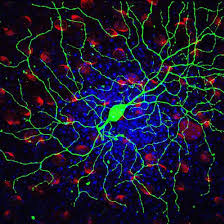
#> input picture Ejercicios laboratorio Universidad (1)/F1.png, 224 x 224 px
$ python 'Ejercicio 3.py'
#> lines starting #> are read from the running program, lines starting #| are printed output that depends on the picture
from PIL import Image
import colorsys

def HSVColor(img):
    r,g,b = img.split()
    Hdat = []
    Sdat = []
    Vdat = []
    for rd,gn,bl in zip(r.getdata(),g.getdata(),b.getdata()) :
        h,s,v = colorsys.rgb_to_hsv(rd/255.,gn/255.,bl/255.)
        Hdat.append(int(h*255))
        Sdat.append(int(s*255))
        Vdat.append(int(v*255))
    r.putdata(Hdat)
    g.putdata(Sdat)
    b.putdata(Vdat)
    return Image.merge('RGB',(r,g,b))

def Separa(modo,cont,imagen,carga,ruta,titulo):
    v1=Image.new(modo,imagen.size,"white");
    v2=Image.new(modo,imagen.size,"white");
    v3=Image.new(modo,imagen.size,"white")

    v1.save(ruta+modo[0:1]+"_"+titulo);
    v2.save(ruta+modo[1:2]+"_"+titulo);
    v3.save(ruta+modo[2:3]+"_"+titulo)

    v1=Image.open(ruta+modo[0:1]+"_"+titulo);
    v2=Image.open(ruta+modo[1:2]+"_"+titulo);
    v3=Image.open(ruta+modo[2:3]+"_"+titulo)

    c_v1=v1.load(); c_v2=v2.load(); c_v3=v3.load();

    if (cont==4):
        v4=Image.new(modo,imagen.size,"white")
        v4.save(ruta+modo[3:4]+"_"+titulo)
        v4=Image.open(ruta+modo[3:4]+"_"+titulo)
        c_v4=v4.load()

    for x in range(imagen.size[0]):
        for y in range(imagen.size[1]):
            if(cont==3):
                c_v1[x,y]=(carga[x,y][0],0,0)
                c_v2[x,y]=(0,carga[x,y][1],0)
                c_v3[x,y]=(0,0,carga[x,y][2])
            else:
                c_v1[x,y]=(carga[x,y][0],0,0,190)
                c_v2[x,y]=(0,carga[x,y][1],0,190)
                c_v3[x,y]=(0,0,carga[x,y][2],190)
                c_v4[x,y]=(0,0,0,carga[x,y][3])

    v1.save(ruta+modo[0:1]+"_"+titulo)
    v2.save(ruta+modo[1:2]+"_"+titulo)
    v3.save(ruta+modo[2:3]+"_"+titulo)
    if cont==4: v4.save(ruta+modo[3:4]+"_"+titulo)

fotos=["F1.png","F2.png","F3.png","F4.png","F5.png","F6.png"]

#GREY
for i in range(len(fotos)):
    imagen= Image.open(fotos[i]).convert("L")
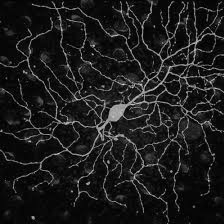
#> imagen: PIL image 224x224 L; min 0, max 220, mean 27.9
    imagen.save("img_ejer3/GREY_"+fotos[i])
#> pass 2 of the loop `for i in range(len(fotos)):`:
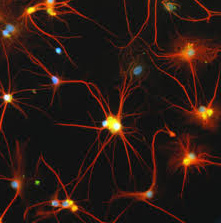
#> input picture Ejercicios laboratorio Universidad (1)/F2.png, 221 x 223 px
#> pass 3 of the loop `for i in range(len(fotos)):`:
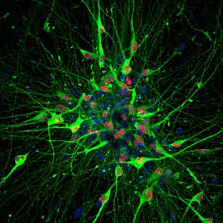
#> input picture Ejercicios laboratorio Universidad (1)/F3.png, 223 x 223 px
#> the loop made 6 passes; the first 3 are shown
#RGB
for i in range(len(fotos)):
    imagen=Image.open(fotos[i])
#> imagen is the input picture: PIL image 224x224 RGBA; mean R, G, B, A 25.3, 25.7, 46.1, 255
    carga=imagen.load()
    Separa("RGB",3,imagen,carga,"img_ejer3/RGB/",fotos[i])
#> in Separa, `v1=Image.new(modo,imagen.size,"white");`: v1: PIL image 224x224 RGB; every value is 255
    imagen.save("img_ejer3/RGB/RGB_"+fotos[i])
#> pass 2 of the loop `for i in range(len(fotos)):`:
#> imagen is the input picture: PIL image 221x223 RGBA; mean R, G, B, A 44.2, 26.3, 19.6, 255
#> v1: PIL image 221x223 RGB; every value is 255
#> pass 3 of the loop `for i in range(len(fotos)):`:
#> imagen is the input picture: PIL image 223x223 RGBA; mean R, G, B, A 13.5, 42.6, 14.4, 255
#> v1: PIL image 223x223 RGB; every value is 255
#> the loop made 6 passes; the first 3 are shown

#RGBA
for i in range(len(fotos)):
    imagen=Image.open(fotos[i])
    carga=imagen.load()
    Separa("RGBA",4,imagen,carga,"img_ejer3/RGBA/",fotos[i])
#> in Separa (call 7), `v1=Image.new(modo,imagen.size,"white");`: v1: PIL image 224x224 RGBA; every value is 255
#> in Separa (call 7), `v1.save(ruta+modo[0:1]+"_"+titulo)`:
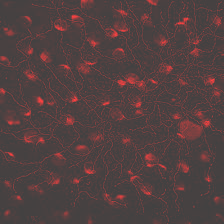
#> saved as R_F1.png: PIL image 224x224 RGBA; mean R, G, B, A 25.3, 0, 0, 190; transparent parts drawn white
#> in Separa (call 7), `v2.save(ruta+modo[1:2]+"_"+titulo)`:
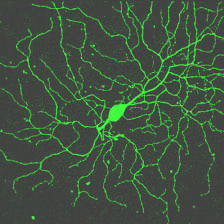
#> saved as G_F1.png: PIL image 224x224 RGBA; mean R, G, B, A 0, 25.7, 0, 190; transparent parts drawn white
#> in Separa (call 7), `v3.save(ruta+modo[2:3]+"_"+titulo)`:
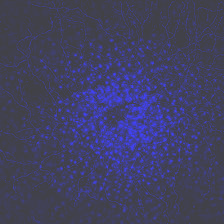
#> saved as B_F1.png: PIL image 224x224 RGBA; mean R, G, B, A 0, 0, 46.1, 190; transparent parts drawn white
    imagen.save("img_ejer3/RGBA/RGBA_"+fotos[i])
#> pass 2 of the loop `for i in range(len(fotos)):`:
#> v1: PIL image 221x223 RGBA; every value is 255
#> pass 3 of the loop `for i in range(len(fotos)):`:
#> v1: PIL image 223x223 RGBA; every value is 255
#> the loop made 6 passes; the first 3 are shown

#CMYK
for i in range(len(fotos)):
    imagen= Image.open(fotos[i]).convert("CMYK")
#> imagen: PIL image 224x224 CMYK
    carga=imagen.load()
    Separa("CMYK",4,imagen,carga,"img_ejer3/CMYK/",fotos[i][0:3]+"jpg")
#> in Separa (call 13), `v1=Image.new(modo,imagen.size,"white");`: v1: PIL image 224x224 CMYK; every value is 0
#> in Separa (call 13), `v1.save(ruta+modo[0:1]+"_"+titulo)`:
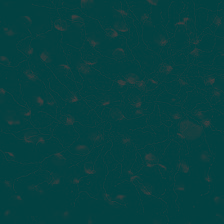
#> saved as C_F1.jpg: PIL image 224x224 CMYK; mean R, G, B 6.5, 65, 65
#> in Separa (call 13), `v2.save(ruta+modo[1:2]+"_"+titulo)`:
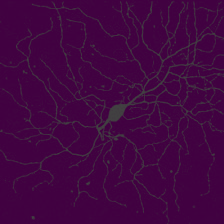
#> saved as M_F1.jpg: PIL image 224x224 CMYK; mean R, G, B 65, 6.6, 65
#> in Separa (call 13), `v3.save(ruta+modo[2:3]+"_"+titulo)`:
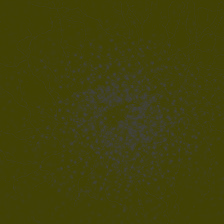
#> saved as Y_F1.jpg: PIL image 224x224 CMYK; mean R, G, B 65, 65, 11.8
    imagen.save("img_ejer3/CMYK/CMYK_"+fotos[i][0:3]+"jpg")
#> pass 2 of the loop `for i in range(len(fotos)):`:
#> v1: PIL image 221x223 CMYK; every value is 0
#> in Separa (call 14), `v2.save(ruta+modo[1:2]+"_"+titulo)`:
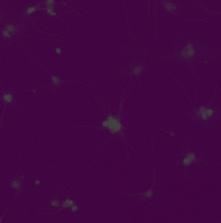
#> saved as M_F2.jpg: PIL image 221x223 CMYK; mean R, G, B 65, 6.8, 65
#> in Separa (call 14), `v3.save(ruta+modo[2:3]+"_"+titulo)`:
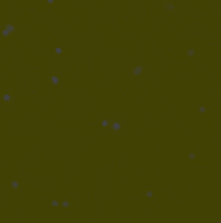
#> saved as Y_F2.jpg: PIL image 221x223 CMYK; mean R, G, B 65, 65, 5.1
#> pass 3 of the loop `for i in range(len(fotos)):`:
#> v1: PIL image 223x223 CMYK; every value is 0
#> in Separa (call 15), `v2.save(ruta+modo[1:2]+"_"+titulo)`:
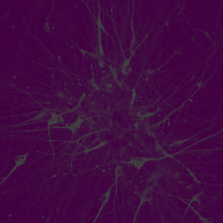
#> saved as M_F3.jpg: PIL image 223x223 CMYK; mean R, G, B 65, 10.9, 65
#> in Separa (call 15), `v3.save(ruta+modo[2:3]+"_"+titulo)`:
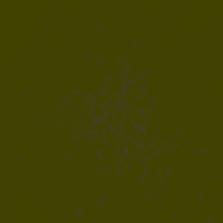
#> saved as Y_F3.jpg: PIL image 223x223 CMYK; mean R, G, B 65, 65, 3.7
#> the loop made 6 passes; the first 3 are shown
#HSV
for i in range(len(fotos)):
    imagen= Image.open(fotos[i]).convert("RGB")
    imagen=HSVColor(imagen)
#> the loop in HSVColor, `for rd,gn,bl in zip(r.getdata(),g.getdata(),b.getdata()) :` made 50176 passes
#> (rd, gn, bl, h, s, v) on passes 1 to 3: (14, 3, 7, 0.939, 0.786, 0.0549), (12, 3, 8, 0.907, 0.75, 0.0471), (10, 3, 10, 0.833, 0.7, 0.0392)
#> after the loop in HSVColor, `for rd,gn,bl in zip(r.getdata(),g.getdata(),b.getdata()) :`: Hdat = 50176 items
    carga=imagen.load()
    Separa("RGB",3,imagen,carga,"img_ejer3/HSV/",fotos[i])
    imagen.save("img_ejer3/RGB/HSV_"+fotos[i])
#> pass 2 of the loop `for i in range(len(fotos)):`:
#> the loop in HSVColor (call 2), `for rd,gn,bl in zip(r.getdata(),g.getdata(),b.getdata()) :` made 49283 passes
#> (rd, gn, bl, h, s, v) on passes 1 to 3: (66, 34, 21, 0.0481, 0.682, 0.259), (63, 29, 17, 0.0435, 0.73, 0.247), (74, 30, 21, 0.0283, 0.716, 0.29)
#> pass 3 of the loop `for i in range(len(fotos)):`:
#> the loop made 6 passes; the first 3 are shown
